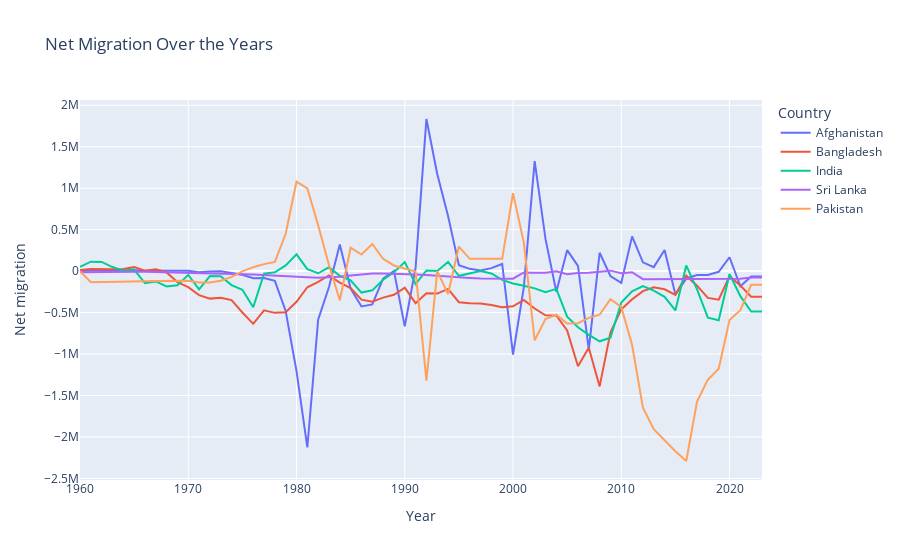

Notebook source saved alongside this figure:
### Code cell
# lineplot using `years` on the x-axis and `net migration` on the y-axis
import plotly.express as px

# Correct column name for y-axis
fig = px.line(
    data, 
    x="Year", 
    y="Net migration",  # Ensure exact match with column name in the dataset
    color="Country",
    title="Net Migration Over the Years"
)
fig.show()
